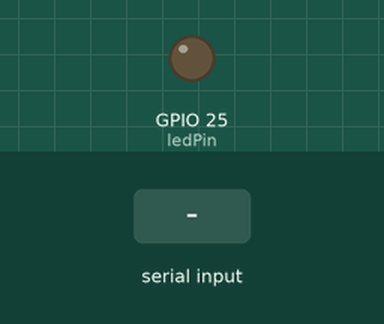
This sketch was run on a simulated ESP32. On the bench: output pins drawn as LEDs (lit = HIGH). The inputs (shaded band) are chosen by the test bench. Nothing arrives over Bluetooth unless stated; what the sketch prints to the serial monitor is not drawn.

Above: at 1.2 s.
1.3 s: "1" received over the second serial link
At 2.0 s:
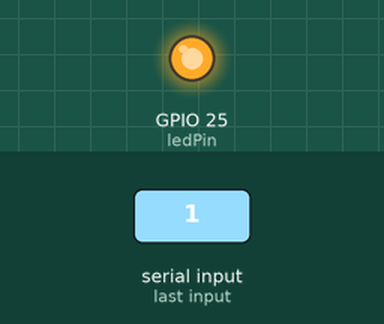
2.8 s: "0" received over the second serial link
At 3.9 s:
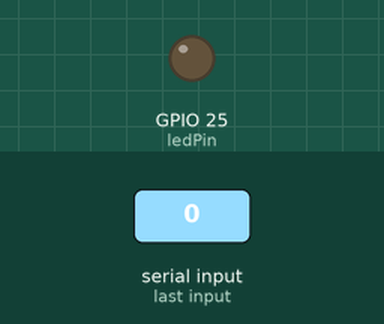
Timing chart, 0 to 5.8 s (numbered marks = the images above; inputs shaded):
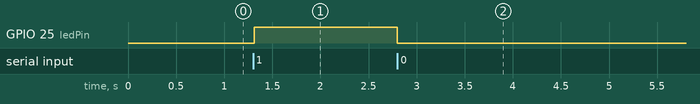

Measured:
- after the input at 1.3 s, GPIO 25 (ledPin): LOW → HIGH at once
- after the input at 2.8 s, GPIO 25 (ledPin): HIGH → LOW at once

The sketch:

activity_03_slave.ino
```cpp
#include <BluetoothSerial.h>
#include <DHT.h>

#if !defined(CONFIG_BT_ENABLED) || !defined(CONFIG_BLUEDROID_ENABLED)
#error "Bluetooth is not enabled! Please enable Bluetooth in the ESP32 project configuration."
#endif

#define DHTPIN 4
#define DHTTYPE DHT11

BluetoothSerial SerialBT;
DHT dht(DHTPIN, DHTTYPE);
const int ledPin = 25;

void setup() {
  pinMode(ledPin, OUTPUT);
  Serial.begin(115200);
  dht.begin();

  SerialBT.begin("ESP32_BT_Slave");
  Serial.println("ESP32 Bluetooth slave ready");
  Serial.println("Use the master with this ESP32's Bluetooth MAC address");
  Serial.println(SerialBT.getBtAddressString());
}

void loop() {
  if (SerialBT.available()) {
    char command = SerialBT.read();

    if (command == '1') {
      digitalWrite(ledPin, HIGH);
      SerialBT.println("LED ON");
    } else if (command == '0') {
      digitalWrite(ledPin, LOW);
      SerialBT.println("LED OFF");
    } else if (command == 'S' || command == 's') {
      float humidity = dht.readHumidity();
      float temperature = dht.readTemperature();

      if (isnan(humidity) || isnan(temperature)) {
        SerialBT.println("DHT read failed");
      } else {
        SerialBT.print("Humidity: ");
        SerialBT.print(humidity);
        SerialBT.print(" % | Temperature: ");
        SerialBT.print(temperature);
        SerialBT.println(" C");
      }
    }
  }

  delay(20);
}
```
